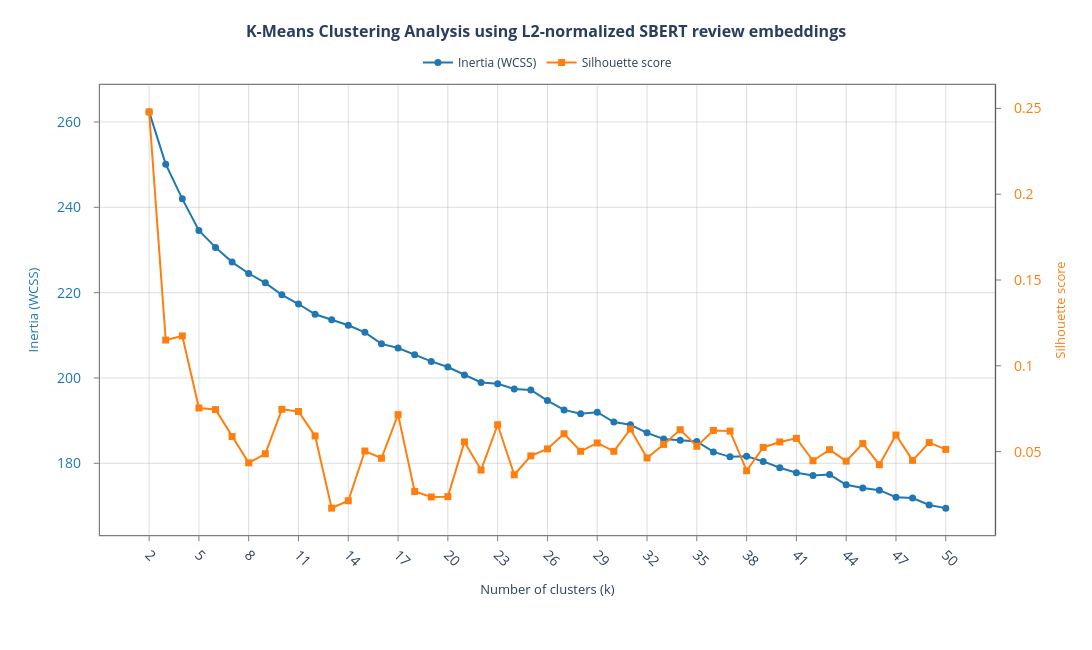

The notebook cell this image was saved under:
### Markdown cell above
### SBERT K-Means Diagnostic Figures

### Code cell
# SBERT K-Means Clustering Analysis Plot

# Sort results so the lines are drawn in increasing k order
results_plot = sbert_kmeans_results_df.sort_values("k").copy()

blue_color = "#1f77b4" 
orange_color = "#ff7f0e"
border_color = "rgba(80, 80, 80, 0.75)"
grid_color = "rgba(160, 160, 160, 0.35)"

# Create one plot with a primary and secondary y-axis
fig = make_subplots(
    rows=1,
    cols=1,
    specs=[[{"secondary_y": True}]]
)

# Primary y-axis: Inertia / WCSS
fig.add_trace(
    go.Scatter(
        x=results_plot["k"],
        y=results_plot["inertia"],
        mode="lines+markers",
        name="Inertia (WCSS)",
        line=dict(
            color=blue_color,
            width=2
        ),
        marker=dict(
            symbol="circle",
            size=7,
            color=blue_color
        ),
        hovertemplate=(
            "Clusters (k): %{x}<br>"
            "Inertia (WCSS): %{y:.2f}"
            "<extra></extra>"
        )
    ),
    row=1,
    col=1,
    secondary_y=False
)

# Secondary y-axis: Silhouette score
fig.add_trace(
    go.Scatter(
        x=results_plot["k"],
        y=results_plot["silhouette"],
        mode="lines+markers",
        name="Silhouette score",
        line=dict(
            color=orange_color,
            width=2
        ),
        marker=dict(
            symbol="square",
            size=7,
            color=orange_color
        ),
        hovertemplate=(
            "Clusters (k): %{x}<br>"
            "Silhouette score: %{y:.4f}"
            "<extra></extra>"
        )
    ),
    row=1,
    col=1,
    secondary_y=True
)

# X-axis: visible bottom and top borders, vertical gridlines
fig.update_xaxes(
    title_text="Number of clusters (k)",
    title_font=dict(size=13),

    tickmode="array",
    tickvals=results_plot["k"].tolist()[::3],
    tickangle=45,

    showgrid=True,
    gridcolor=grid_color,
    griddash="solid",

    showline=True,
    linecolor=border_color,
    linewidth=1.2,
    mirror=True,

    ticks="outside",
    ticklen=5,
    tickcolor=border_color,

    zeroline=False
)

# Left y-axis: Inertia / WCSS
fig.update_yaxes(
    title_text="Inertia (WCSS)",
    title_font=dict(
        size=13,
        color=blue_color
    ),
    tickfont=dict(
        color=blue_color
    ),

    showgrid=True,
    gridcolor=grid_color,
    griddash="solid",

    showline=True,
    linecolor=border_color,
    linewidth=1.2,
    mirror=True,

    ticks="outside",
    ticklen=5,
    tickcolor=border_color,

    # Horizontal gap between left axis and numeric labels
    ticklabelstandoff=10,

    zeroline=False,
    secondary_y=False
)

# Right y-axis: Silhouette score
fig.update_yaxes(
    title_text="Silhouette score",
    title_font=dict(
        size=13,
        color=orange_color
    ),
    tickfont=dict(
        color=orange_color
    ),

    # Prevents duplicate horizontal gridlines
    showgrid=False,

    showline=True,
    linecolor=border_color,
    linewidth=1.2,

    ticks="outside",
    ticklen=5,
    tickcolor=border_color,

    # Horizontal gap between right axis and numeric labels
    ticklabelstandoff=10,

    zeroline=False,
    secondary_y=True
)

# Overall figure settings
fig.update_layout(
    title=dict(
        text=(
            "<b>K-Means Clustering Analysis using "
            "L2-normalized SBERT review embeddings</b>"
        ),
        x=0.5,
        xanchor="center",
        y=0.96,
        yanchor="top",
        font=dict(size=16)
    ),

    template="plotly_white",
    width=1100,
    height=650,

    margin=dict(t=85, b=115, l=100, r=40),

    showlegend=True,
    legend=dict(
        orientation="h",
        x=0.47,
        xanchor="center",
        y=1.05,
        yanchor="middle",
        bgcolor="rgba(255,255,255,0)",
        font=dict(size=12)
    ),

    font=dict(size=14)
)

fig.show()

### Figure 1 — Plotly figure (JSON) as saved in the notebook; plotly's stock layout.template omitted (floating-point values rounded to 4 significant figures)
{"data": [{"hovertemplate": "Clusters (k): %{x}<br>Inertia (WCSS): %{y:.2f}<extra></extra>", "line": {"color": "#1f77b4", "width": 2}, "marker": {"color": "#1f77b4", "size": 7, "symbol": "circle"}, "mode": "lines+markers", "name": "Inertia (WCSS)", "type": "scatter", "x": [2, 3, 4, 5, 6, 7, 8, 9, 10, 11, 12, 13, 14, 15, 16, 17, 18, 19, 20, 21, 22, 23, 24, 25, 26, 27, 28, 29, 30, 31, 32, 33, 34, 35, 36, 37, 38, 39, 40, 41, 42, 43, 44, 45, 46, 47, 48, 49, 50], "xaxis": "x", "y": [262.4, 250.1, 242.0, 234.6, 230.6, 227.2, 224.5, 222.3, 219.5, 217.3, 214.9, 213.6, 212.3, 210.7, 208.0, 207.0, 205.4, 203.9, 202.6, 200.7, 199.0, 198.6, 197.4, 197.2, 194.7, 192.5, 191.6, 192.0, 189.7, 189.0, 187.1, 185.7, 185.4, 185.1, 182.7, 181.5, 181.6, 180.4, 178.9, 177.8, 177.2, 177.3, 175.0, 174.2, 173.7, 172.0, 171.9, 170.2, 169.5], "yaxis": "y"}, {"hovertemplate": "Clusters (k): %{x}<br>Silhouette score: %{y:.4f}<extra></extra>", "line": {"color": "#ff7f0e", "width": 2}, "marker": {"color": "#ff7f0e", "size": 7, "symbol": "square"}, "mode": "lines+markers", "name": "Silhouette score", "type": "scatter", "x": [2, 3, 4, 5, 6, 7, 8, 9, 10, 11, 12, 13, 14, 15, 16, 17, 18, 19, 20, 21, 22, 23, 24, 25, 26, 27, 28, 29, 30, 31, 32, 33, 34, 35, 36, 37, 38, 39, 40, 41, 42, 43, 44, 45, 46, 47, 48, 49, 50], "xaxis": "x", "y": [0.248, 0.115, 0.1174, 0.07544, 0.0745, 0.05877, 0.04346, 0.04874, 0.07463, 0.07338, 0.05912, 0.01706, 0.02136, 0.05035, 0.04613, 0.07156, 0.02672, 0.02359, 0.02374, 0.05566, 0.03923, 0.06565, 0.0365, 0.04751, 0.05159, 0.0604, 0.05018, 0.05503, 0.05017, 0.06312, 0.04628, 0.05419, 0.06273, 0.05314, 0.06233, 0.06194, 0.03886, 0.05243, 0.05563, 0.05772, 0.04468, 0.05112, 0.04443, 0.05469, 0.04238, 0.05966, 0.04489, 0.05527, 0.05127], "yaxis": "y2"}], "layout": {"font": {"size": 14}, "height": 650, "legend": {"bgcolor": "rgba(255,255,255,0)", "font": {"size": 12}, "orientation": "h", "x": 0.47, "xanchor": "center", "y": 1.05, "yanchor": "middle"}, "margin": {"b": 115, "l": 100, "r": 40, "t": 85}, "showlegend": true, "title": {"font": {"size": 16}, "text": "<b>K-Means Clustering Analysis using L2-normalized SBERT review embeddings</b>", "x": 0.5, "xanchor": "center", "y": 0.96, "yanchor": "top"}, "width": 1100, "xaxis": {"anchor": "y", "domain": [0, 0.94], "gridcolor": "rgba(160, 160, 160, 0.35)", "griddash": "solid", "linecolor": "rgba(80, 80, 80, 0.75)", "linewidth": 1.2, "mirror": true, "showgrid": true, "showline": true, "tickangle": 45, "tickcolor": "rgba(80, 80, 80, 0.75)", "ticklen": 5, "tickmode": "array", "ticks": "outside", "tickvals": [2, 5, 8, 11, 14, 17, 20, 23, 26, 29, 32, 35, 38, 41, 44, 47, 50], "title": {"font": {"size": 13}, "text": "Number of clusters (k)"}, "zeroline": false}, "yaxis": {"anchor": "x", "domain": [0, 1], "gridcolor": "rgba(160, 160, 160, 0.35)", "griddash": "solid", "linecolor": "rgba(80, 80, 80, 0.75)", "linewidth": 1.2, "mirror": true, "showgrid": true, "showline": true, "tickcolor": "rgba(80, 80, 80, 0.75)", "tickfont": {"color": "#1f77b4"}, "ticklabelstandoff": 10, "ticklen": 5, "ticks": "outside", "title": {"font": {"color": "#1f77b4", "size": 13}, "text": "Inertia (WCSS)"}, "zeroline": false}, "yaxis2": {"anchor": "x", "linecolor": "rgba(80, 80, 80, 0.75)", "linewidth": 1.2, "overlaying": "y", "showgrid": false, "showline": true, "side": "right", "tickcolor": "rgba(80, 80, 80, 0.75)", "tickfont": {"color": "#ff7f0e"}, "ticklabelstandoff": 10, "ticklen": 5, "ticks": "outside", "title": {"font": {"color": "#ff7f0e", "size": 13}, "text": "Silhouette score"}, "zeroline": false}}}
